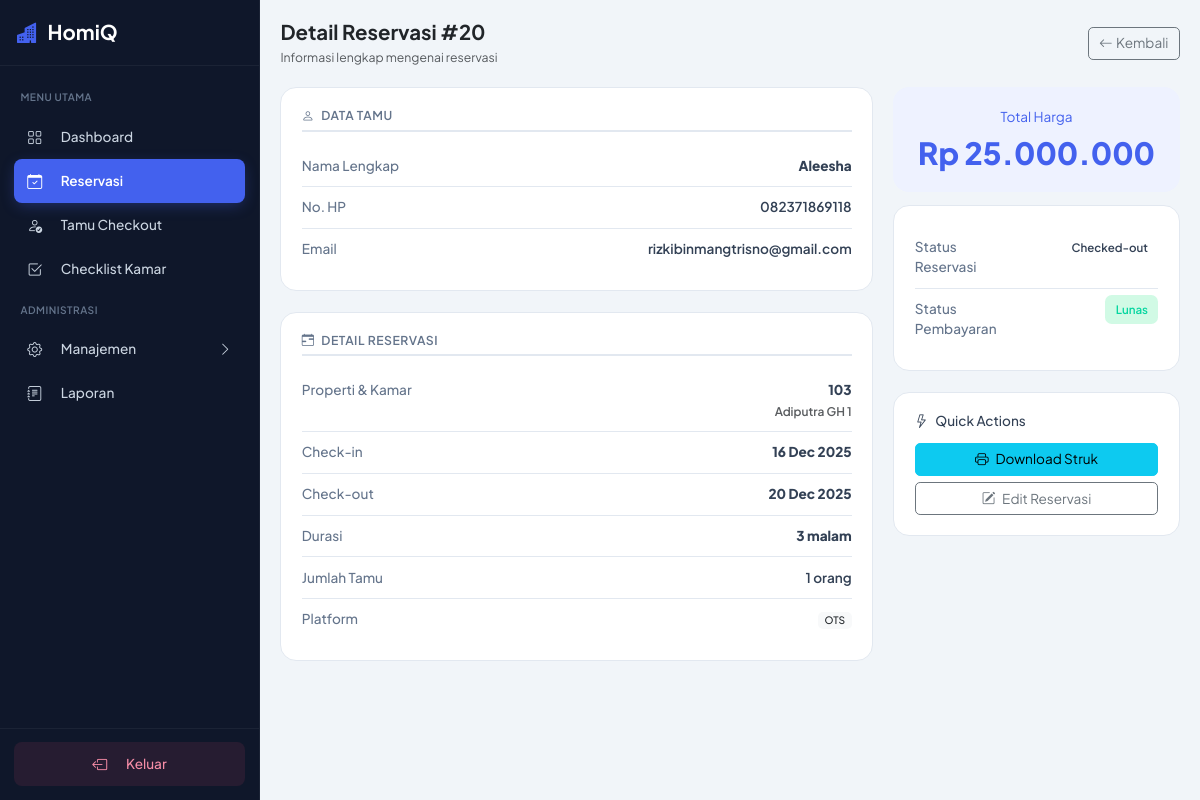
Page /detail_reservasi.php?id=20 (signed in) on the committed database.
### tables this page shows
CREATE TABLE `tbl_reservasi` (
  `id_reservasi` int(11) NOT NULL,
  `id_kamar` int(11) NOT NULL,
  `id_tamu` int(11) NOT NULL,
  `tgl_checkin` datetime NOT NULL,
  `tgl_checkout` datetime NOT NULL,
  `harga_total` decimal(10,2) NOT NULL,
  `jumlah_tamu` int(11) NOT NULL DEFAULT 1,
  `platform_booking` varchar(50) NOT NULL DEFAULT 'OTS',
  `status_booking` enum('Booking','Checked-in','Checked-out','Canceled') NOT NULL DEFAULT 'Booking',
  `status_pembayaran` enum('Belum Bayar','DP','Lunas') NOT NULL DEFAULT 'Belum Bayar',
  `jumlah_dp` decimal(10,2) DEFAULT NULL,
  `catatan_operator` text DEFAULT NULL,
  `path_identitas` varchar(255) DEFAULT NULL,
  `dibuat_oleh_user` int(11) DEFAULT NULL,
  `jenis_booking` varchar(50) DEFAULT NULL,
  `dibuat_pada` timestamp NULL DEFAULT current_timestamp()
);

CREATE TABLE `tbl_tamu` (
  `id_tamu` int(11) NOT NULL,
  `nama_lengkap` varchar(150) NOT NULL,
  `no_hp` varchar(20) NOT NULL,
  `email` varchar(100) DEFAULT NULL,
  `catatan_membership` text DEFAULT NULL,
  `didaftarkan_pada` timestamp NULL DEFAULT current_timestamp()
);

CREATE TABLE `tbl_kamar` (
  `id_kamar` int(11) NOT NULL,
  `id_properti` int(11) NOT NULL,
  `nama_kamar` varchar(50) NOT NULL,
  `tipe_kamar` varchar(50) DEFAULT NULL,
  `harga_default` decimal(10,2) NOT NULL DEFAULT 0.00,
  `status` enum('Tersedia','Kotor','Maintenance','Tidak Tersedia') NOT NULL DEFAULT 'Tersedia'
);

CREATE TABLE `tbl_properti` (
  `id_properti` int(11) NOT NULL,
  `nama_properti` varchar(100) NOT NULL,
  `alamat` text DEFAULT NULL
);

### detail_reservasi.php (the view, shortened to what this page needs)
<?php
require_once 'koneksi.php';
$id_reservasi = isset($_GET['id']) ? (int)$_GET['id'] : 0;
$query = "SELECT r.*,
          t.nama_lengkap, t.no_hp, t.email, t.catatan_membership,
          k.nama_kamar, k.tipe_kamar, k.harga_default,
          p.nama_properti, p.alamat as alamat_properti,
          u.nama_lengkap as operator_nama
          FROM tbl_reservasi r
          JOIN tbl_tamu t ON r.id_tamu = t.id_tamu
          JOIN tbl_kamar k ON r.id_kamar = k.id_kamar
          JOIN tbl_properti p ON k.id_properti = p.id_properti
          LEFT JOIN tbl_users u ON r.dibuat_oleh_user = u.id_user
          WHERE r.id_reservasi = ?";
$stmt = $koneksi->prepare($query);
$stmt->bind_param("i", $id_reservasi);
$stmt->execute();
$result = $stmt->get_result();
$reservasi = $result->fetch_assoc();
$checkin = new DateTime($reservasi['tgl_checkin']);
$checkout = new DateTime($reservasi['tgl_checkout']);
$durasi = $checkin->diff($checkout)->days;
?>
<!DOCTYPE html>
<html lang="id">
<head>
    <link href="https://cdn.jsdelivr.net/npm/bootstrap@5.3.3/dist/css/bootstrap.min.css" rel="stylesheet">
    <link href="https://cdn.jsdelivr.net/npm/bootstrap-icons@1.11.3/font/bootstrap-icons.css" rel="stylesheet">
</head>
<body style="overflow-x: hidden;">
    <?php include 'sidebar.php'; ?>
    <main id="main-content" class="flex-grow-1 p-3 p-md-4">
        <header class="d-flex justify-content-between align-items-center mb-4">
            <div class="d-flex align-items-center">
                <div>
                    <h4 class="fw-bold mb-1 text-dark">Detail Reservasi #<?php echo $id_reservasi; ?></h4>
                    <p class="text-muted mb-0" style="font-size: 0.9rem;">Informasi lengkap mengenai reservasi</p>
                </div>
            </div>
            <div>
                <a href="daftar_reservasi.php" class="btn btn-outline-secondary">
                    <i class="bi bi-arrow-left me-1"></i>Kembali
                </a>
            </div>
        </header>
        <div class="row">
            <div class="col-lg-8">
                <div class="content-card">
                    <div class="info-section">
                        <h6><i class="bi bi-person me-2"></i>Data Tamu</h6>
                        <div class="info-item"><span class="info-label">Nama Lengkap</span><span class="info-value"><strong><?php echo htmlspecialchars($reservasi['nama_lengkap']); ?></strong></span></div>
                        <div class="info-item"><span class="info-label">No. HP</span><span class="info-value"><?php echo htmlspecialchars($reservasi['no_hp']); ?></span></div>
                        <?php if (!empty($reservasi['email'])): ?>
                        <div class="info-item"><span class="info-label">Email</span><span class="info-value"><?php echo htmlspecialchars($reservasi['email']); ?></span></div>
                        <?php endif; ?>
                    </div>
                </div>
                <div class="content-card">
                    <div class="info-section">
                        <h6><i class="bi bi-calendar-range me-2"></i>Detail Reservasi</h6>
                        <div class="info-item"><span class="info-label">Properti & Kamar</span><span class="info-value"><strong><?php echo htmlspecialchars($reservasi['nama_kamar']); ?></strong><br><small class="text-muted"><?php echo htmlspecialchars($reservasi['nama_properti']); ?></small></span></div>
                        <div class="info-item"><span class="info-label">Check-in</span><span class="info-value"><strong><?php echo date('d M Y', strtotime($reservasi['tgl_checkin'])); ?></strong></span></div>
                        <div class="info-item"><span class="info-label">Check-out</span><span class="info-value"><strong><?php echo date('d M Y', strtotime($reservasi['tgl_checkout'])); ?></strong></span></div>
                        <div class="info-item"><span class="info-label">Durasi</span><span class="info-value"><strong><?php echo $durasi; ?> malam</strong></span></div>
                        <div class="info-item"><span class="info-label">Jumlah Tamu</span><span class="info-value"><?php echo $reservasi['jumlah_tamu']; ?> orang</span></div>
                        <div class="info-item"><span class="info-label">Platform</span><span class="info-value"><span class="badge bg-light text-dark fw-medium"><?php echo htmlspecialchars($reservasi['platform_booking']); ?></span></span></div>
                    </div>
                </div>
            </div>
            <div class="col-lg-4">
                <div class="price-box mb-3">
                    <div class="mb-2">Total Harga</div>
                    <h3>Rp <?php echo number_format($reservasi['harga_total'], 0, ',', '.'); ?></h3>
                </div>
                <div class="content-card">
                    <div class="info-item"><span class="info-label">Status Reservasi</span><span class="info-value"><span class="badge-status <?php echo strtolower(str_replace('-', '', $reservasi['status_booking'])); ?>"><?php echo $reservasi['status_booking']; ?></span></span></div>
                    <div class="info-item"><span class="info-label">Status Pembayaran</span><span class="info-value"><span class="badge-payment <?php echo strtolower(str_replace(' ', '-', $reservasi['status_pembayaran'])); ?>"><?php echo $reservasi['status_pembayaran']; ?></span></span></div>
                </div>
                <div class="content-card">
                    <h6 class="mb-3"><i class="bi bi-lightning me-2"></i>Quick Actions</h6>
                    <div class="d-grid gap-2">
                        <?php if ($reservasi['status_booking'] == 'Checked-out'): ?>
                            <a href="cetak_struk.php?id=<?php echo $id_reservasi; ?>" class="btn btn-info" target="_blank"><i class="bi bi-printer me-2"></i>Download Struk</a>
                        <?php endif; ?>
                         <a href="form_input_booking.php?edit=<?php echo $id_reservasi; ?>" class="btn btn-outline-secondary"><i class="bi bi-pencil-square me-2"></i>Edit Reservasi</a>
                    </div>
                </div>
            </div>
        </div>
    </main>
</body>
</html>

### detail_reservasi.php (style rules this page uses)
html { font-size: 85%; }
:root { --primary: #4361ee; --primary-soft: #eef2ff; --secondary: #3f37c9; --success: #06d6a0; --warning: #ffd166; --danger: #ef476f; --dark: #1e293b; --light: #f8f9fa; --body-bg: #f1f5f9; --card-bg: #ffffff; --text-main: #334155; --text-muted: #64748b; --border-color: #e2e8f0; --sidebar-width: 260px; --sidebar-width-minimized: 90px; --sidebar-bg: #0f172a; --radius-md: 12px; --radius-lg: 16px; }
body { font-family: 'Plus Jakarta Sans', sans-serif; background-color: var(--body-bg); color: var(--text-main); display: flex; min-height: 100vh; }
#main-content { transition: margin-left 0.3s ease, width 0.3s ease; width: 100%; margin-left: var(--sidebar-width); }
.content-card { background: var(--card-bg); border-radius: var(--radius-lg); padding: 1.5rem; box-shadow: var(--shadow-sm); border: 1px solid var(--border-color); margin-bottom: 1.5rem; }
.info-section h6 { font-size: 0.9rem; font-weight: 600; color: var(--text-muted); text-transform: uppercase; letter-spacing: 0.5px; margin-bottom: 1rem; padding-bottom: 0.5rem; border-bottom: 2px solid var(--border-color); }
.info-item { display: flex; justify-content: space-between; padding: 0.75rem 0; border-bottom: 1px solid var(--border-color); }
.info-item:last-child { border-bottom: none; }
.info-label { font-weight: 500; color: var(--text-muted); flex-basis: 40%; }
.info-value { flex-basis: 60%; text-align: right; font-weight: 600; }
.badge-status, .badge-payment { padding: 0.5rem 0.75rem; border-radius: 0.5rem; font-weight: 600; font-size: 0.85rem; }
.badge-payment.lunas { background: #d1fae5; color: var(--success); }
.price-box { background: var(--primary-soft); color: var(--primary); padding: 1.5rem; border-radius: var(--radius-lg); text-align: center; }
.price-box h3 { font-size: 2.25rem; font-weight: 800; margin: 0; color: var(--primary); }

### sidebar.php (style rules this page uses)
:root { --primary: #4361ee; --sidebar-bg: #0f172a; --sidebar-width: 260px; --text-main: #334155; --text-muted: #64748b; }

### rows in the picture
tbl_reservasi: id_tamu.nama_lengkap "Aleesha", id_tamu.no_hp "082371869118", id_tamu.email "rizkibinmangtrisno@gmail.com", id_kamar.nama_kamar "103", tbl_properti.nama_properti "Adiputra GH 1", tgl_checkin "16 Dec 2025", tgl_checkout "20 Dec 2025", durasi "3", jumlah_tamu "1", platform_booking "OTS", harga_total "25.000.000", status_booking "Checked-out", status_pembayaran "Lunas"

### other values in the picture
$id_reservasi "20"
